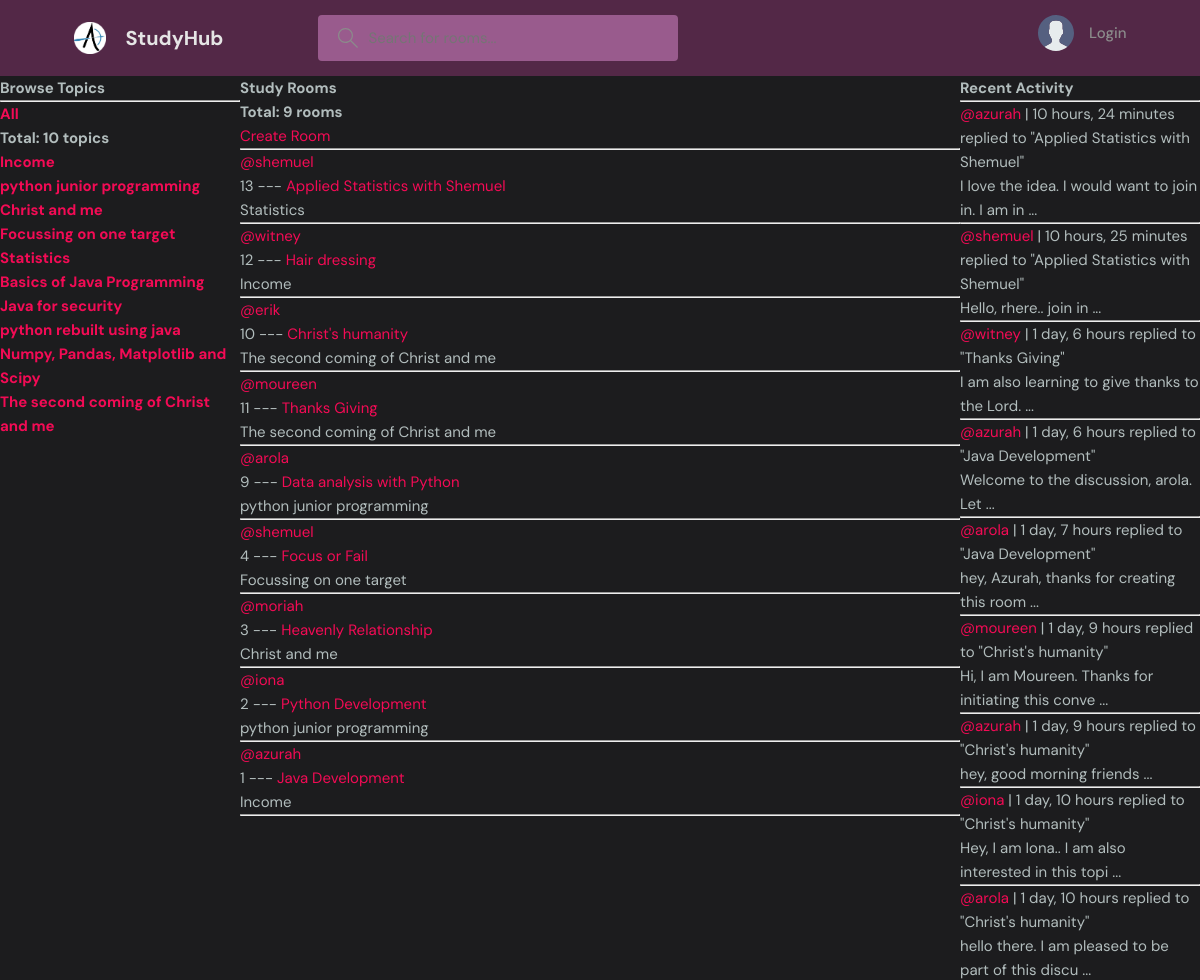
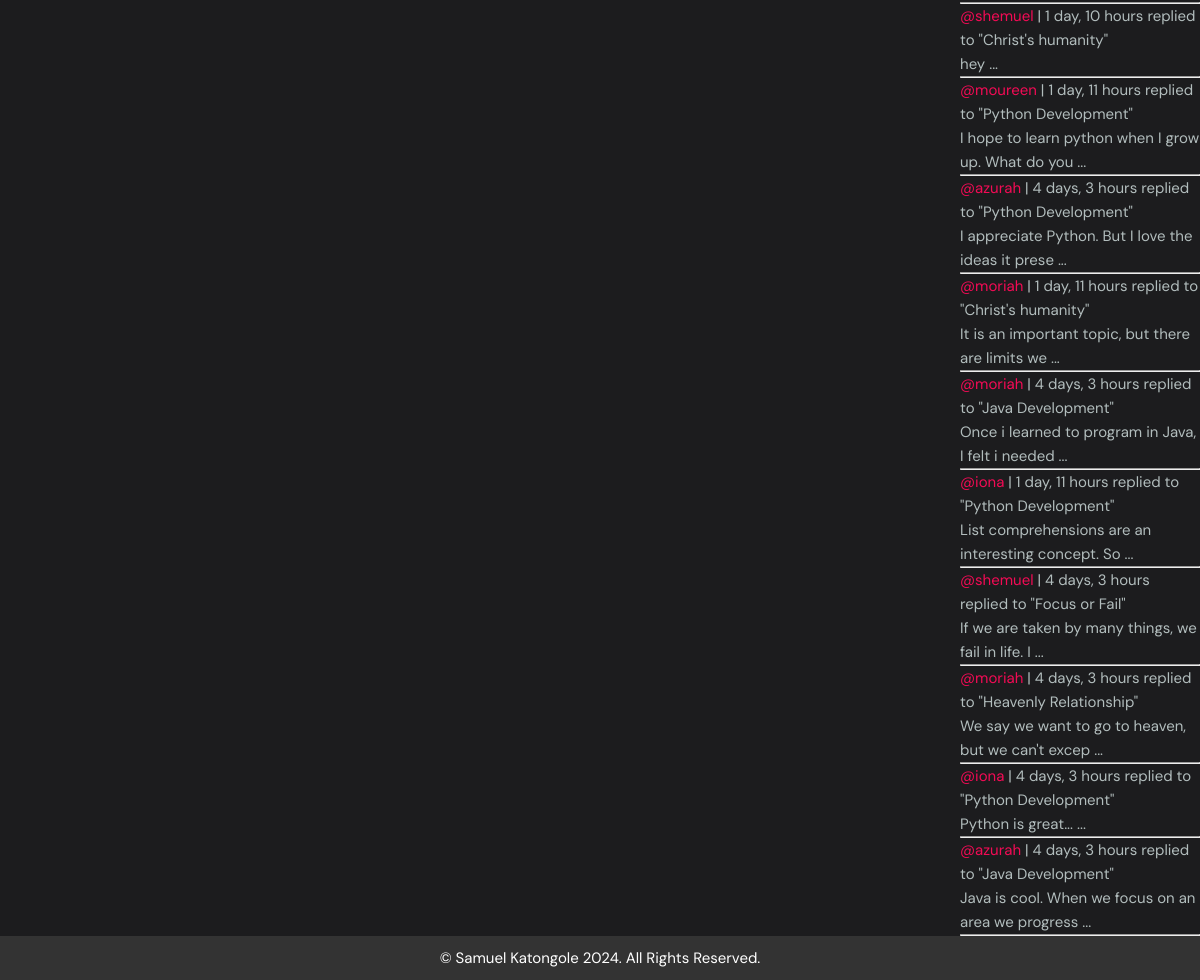
The page / on the database its author committed (2 pictures, top to bottom).
### Rooms/models.py (models this page shows, shortened)
class Topic(models.Model):
    name=models.CharField(max_length=200)

class Room(models.Model):
    host = models.ForeignKey(User, on_delete= models.SET_NULL, null=True)
    topic = models.ForeignKey(Topic, on_delete= models.SET_NULL, null=True)
    description = models.TextField(null=True, blank=True) # description of the room
    name = models.CharField(max_length=200) # name of the room
    created = models.DateTimeField(auto_now_add=True) # created once
    updated= models.DateTimeField(auto_now=True) # changed
    participants = models.ManyToManyField(User, related_name='participants', blank=True)
    class Meta:
        ordering = ['-updated', '-created'] # ordered based on those fields
    def __str__(self):
        return str(self.name)

class Post(models.Model): # messages model
    author = models.ForeignKey(User, on_delete=models.CASCADE)
    room = models.ForeignKey(Room, on_delete=models.CASCADE)
    body = models.TextField()
    created_on= models.DateTimeField(auto_now_add=True) # date post created
    updated_on= models.DateTimeField(auto_now=True) # date last edited
    class Meta:
        ordering = ['-updated_on', '-created_on'] # ordered based on those fields
    def __str__(self):
        return str(self.body)[0:50]+' ...'

### Rooms/views.py (the view)
# urls.py: path('',views.home, name='home'),
def home(request):
    topics = Topic.objects.all() # query all topics from db
    q = request.GET.get('q') if request.GET.get('q')!=None else ''
    rooms = Room.objects.filter(
        Q(topic__name__icontains = q) |
        Q(name__icontains = q) | # room name
        Q(description__icontains = q) # room description
    )
    posts = Post.objects.all().filter(Q(room__topic__name__icontains=q)) # get all posts.. can filter here
    roomcount = rooms.count() # get total rooms
    topiccount = topics.count() # get total topics
    context = {
        'allrooms':rooms,
        'alltopics':topics,
        'roomcount':roomcount,
        'topiccount':topiccount,
        'posts':posts}
    return render(request, 'Rooms/home.html', context)

### Rooms/templates/Rooms/home.html (shortened to what this page needs)
{% extends 'parent_hub/base.html' %}
{% block content %}
<div class="home-container">
    <div class="topics-sidebar">
        {% include 'Rooms/topics_feed.html' %}
    </div>
    <div class="topics-view-main">
        <h3>Study Rooms</h3>
        <h5>Total: {{roomcount}} rooms</h5>
        <a href="{% url 'room-create' %}">Create Room</a>
        <hr>
        {% include 'Rooms/rooms_feed.html' %}
    </div>
    <div class="activity-feed-sidebar">
      {% include 'Rooms/activity_feed.html' %}
    </div>
</div>
{% endblock %}

### Rooms/templates/Rooms/topics_feed.html
<h3>Browse Topics</h3>
        <hr>
        <div>
            <h5><a href="{% url 'home' %}">All</a></h5>
            <h6>Total: {{topiccount}} topics</h6>
        </div>
        {% for topic in alltopics %}
        <div>
            <h5><a href="{% url 'home' %}?q={{topic.name}}">{{topic.name}}</a></h5>
        </div>
        {% endfor %}

### Rooms/templates/Rooms/rooms_feed.html (shortened to what this page needs)
<div>
    {% for room in allrooms %}
            <a href="{% url 'user-profile' room.host.id %}">@{{room.host.username}}</a>
            <p>{{room.id}} --- <a href="{% url 'room' room.id %}">{{room.name}}</a></p>
            <small>{{room.topic.name}}</small>
            <hr/>
        {% endfor %}
</div>

### Rooms/templates/Rooms/activity_feed.html (shortened to what this page needs)
<h3>Recent Activity</h3>
<hr>
<div>
    {% for post in posts %}
    <div>
        <small><a href="{% url 'user-profile' post.author.id%}">@{{post.author}}</a> | {{post.created_on|timesince}}</small>
        <small>replied to "{{post.room}}"</small>
        <p>{{post}}</p>
        <hr>
    </div>
    {% endfor %}
</div>

### static/styles/base.css (style rules this page uses)
:root { --color-main: #f30b55; --color-main-light: #f992e6; --color-dark: #532847; --color-dark-medium: #995b8d; --color-dark-light: #860744; --color-light: #e5e5e5; --color-gray: #8b8b8b; --color-light-gray: #b2bdbd; --color-bg: #1c1c1e; --color-success: #5dd693; --color-error: #fc4b0b; }
* { margin: 0; padding: 0; font-family: "DM Sans", -apple-system, BlinkMacSystemFont, "Segoe UI", Roboto, Oxygen, Ubuntu, Cantarell, "Open Sans", "Helvetica Neue", sans-serif; box-sizing: border-box; text-rendering: optimizeLegibility; font-size: inherit; }
html { font-size: 56.25%; }
@media only screen and (min-width: 1200px) { html { font-size: 62.5%; } }
body { line-height: 1.6; font-weight: 400; font-size: 1.5rem; color: var(--color-light-gray); background-color: var(--color-bg); min-height: 100vh; }
a { display: inline-block; color: var(--color-main); text-decoration: none; }

### Rooms/templates/Rooms/home.html (style rules this page uses)
.home-container { display: grid; grid-template-columns: 1fr 3fr 1fr; }

### rows shown on the page
Topic: name "Income"
Topic: name "python junior programming"
Topic: name "Christ and me"
Topic: name "Focussing on one target"
Topic: name "Statistics"
Topic: name "Basics of Java Programming"
Topic: name "Java for security"
Topic: name "python rebuilt using java"
Topic: name "Numpy, Pandas, Matplotlib and Scipy"
Topic: name "The second coming of Christ and me"
Room: host.username "shemuel", id "13", name "Applied Statistics with Shemuel", topic.name "Statistics"
Room: host.username "witney", id "12", name "Hair dressing", topic.name "Income"
Room: host.username "erik", id "10", name "Christ's humanity", topic.name "The second coming of Christ and me"
Room: host.username "moureen", id "11", name "Thanks Giving", topic.name "The second coming of Christ and me"
Room: host.username "arola", id "9", name "Data analysis with Python", topic.name "python junior programming"
Room: host.username "shemuel", id "4", name "Focus or Fail", topic.name "Focussing on one target"
Room: host.username "moriah", id "3", name "Heavenly Relationship", topic.name "Christ and me"
Room: host.username "iona", id "2", name "Python Development", topic.name "python junior programming"
Room: host.username "azurah", id "1", name "Java Development", topic.name "Income"
Post: author "azurah", created_on "10 hours, 24 minutes", room "Applied Statistics with Shemuel", body "I love the idea. I would want to join in. I am in ..."
Post: author "shemuel", created_on "10 hours, 25 minutes", room "Applied Statistics with Shemuel", body "Hello, rhere.. join in ..."
Post: author "witney", created_on "1 day, 6 hours", room "Thanks Giving", body "I am also learning to give thanks to the Lord. ..."
Post: author "azurah", created_on "1 day, 6 hours", room "Java Development", body "Welcome to the discussion, arola. Let ..."
Post: author "arola", created_on "1 day, 7 hours", room "Java Development", body "hey, Azurah, thanks for creating this room ..."
Post: author "moureen", created_on "1 day, 9 hours", room "Christ's humanity", body "Hi, I am Moureen. Thanks for initiating this conve ..."
Post: author "azurah", created_on "1 day, 9 hours", room "Christ's humanity", body "hey, good morning friends ..."
Post: author "iona", created_on "1 day, 10 hours", room "Christ's humanity", body "Hey, I am Iona.. I am also interested in this topi ..."
Post: author "arola", created_on "1 day, 10 hours", room "Christ's humanity", body "hello there. I am pleased to be part of this discu ..."
Post: author "shemuel", created_on "1 day, 10 hours", room "Christ's humanity", body "hey ..."
Post: author "moureen", created_on "1 day, 11 hours", room "Python Development", body "I hope to learn python when I grow up. What do you ..."
Post: author "azurah", created_on "4 days, 3 hours", room "Python Development", body "I appreciate Python. But I love the ideas it prese ..."
Post: author "moriah", created_on "1 day, 11 hours", room "Christ's humanity", body "It is an important topic, but there are limits we ..."
Post: author "moriah", created_on "4 days, 3 hours", room "Java Development", body "Once i learned to program in Java, I felt i needed ..."
Post: author "iona", created_on "1 day, 11 hours", room "Python Development", body "List comprehensions are an interesting concept. So ..."
Post: author "shemuel", created_on "4 days, 3 hours", room "Focus or Fail", body "If we are taken by many things, we fail in life. I ..."
Post: author "moriah", created_on "4 days, 3 hours", room "Heavenly Relationship", body "We say we want to go to heaven, but we can't excep ..."
Post: author "iona", created_on "4 days, 3 hours", room "Python Development", body "Python is great... ..."
Post: author "azurah", created_on "4 days, 3 hours", room "Java Development", body "Java is cool. When we focus on an area we progress ..."

### other values the page prints
{{ topiccount }} "10"
{{ roomcount }} "9"
